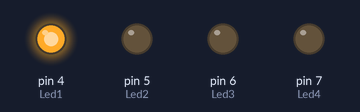
The sketch below on a simulated Arduino Uno, built with avr-gcc and run on an emulated ATmega328P. On the bench: output pins drawn as LEDs (lit = HIGH).

Above: at 0.5 s.
At 2.5 s:
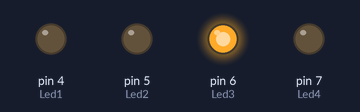
At 3.5 s:
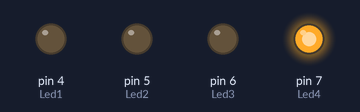
At 5.5 s:
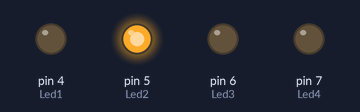
Timing chart, 0 to 7.8 s (numbered marks = the images above):
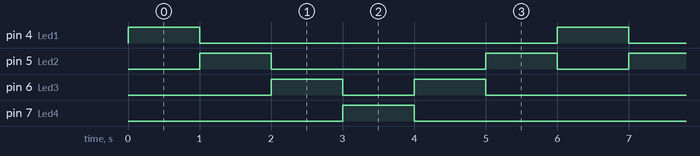

Measured:
- by itself, pin 4 (Led1), pin 7 (Led4): alternates HIGH for 1.0 s and LOW for 5.0 s
- by itself, pin 5 (Led2): repeats every 6.0 s: LOW 3.0 s, HIGH 1.0 s, LOW 1.0 s, HIGH 1.0 s
- by itself, pin 6 (Led3): repeats every 6.0 s: LOW 1.0 s, HIGH 1.0 s, LOW 3.0 s, HIGH 1.0 s

The sketch:

sheet1_Q2.ino
```cpp
const byte Led1 =4;
const byte Led2 =5;
const byte Led3 =6;
const byte Led4 =7;

void setup() {

pinMode (Led1,OUTPUT);
pinMode (Led2,OUTPUT);
pinMode (Led3,OUTPUT);
pinMode (Led4,OUTPUT);

}

void loop() {

digitalWrite(Led1,HIGH);
digitalWrite(Led2,LOW);
digitalWrite(Led3,LOW);
digitalWrite(Led4,LOW);
delay (1000);

digitalWrite(Led1,LOW);
digitalWrite(Led2,HIGH);
digitalWrite(Led3,LOW);
digitalWrite(Led4,LOW);
delay (1000);

digitalWrite(Led1,LOW);
digitalWrite(Led2,LOW);
digitalWrite(Led3,HIGH);
digitalWrite(Led4,LOW);
delay (1000);

digitalWrite(Led1,LOW);
digitalWrite(Led2,LOW);
digitalWrite(Led3,LOW);
digitalWrite(Led4,HIGH);
delay (1000);

digitalWrite(Led1,LOW);
digitalWrite(Led2,LOW);
digitalWrite(Led3,HIGH);
digitalWrite(Led4,LOW);
delay (1000);

digitalWrite(Led1,LOW);
digitalWrite(Led2,HIGH);
digitalWrite(Led3,LOW);
digitalWrite(Led4,LOW);
delay (1000);


}
```
